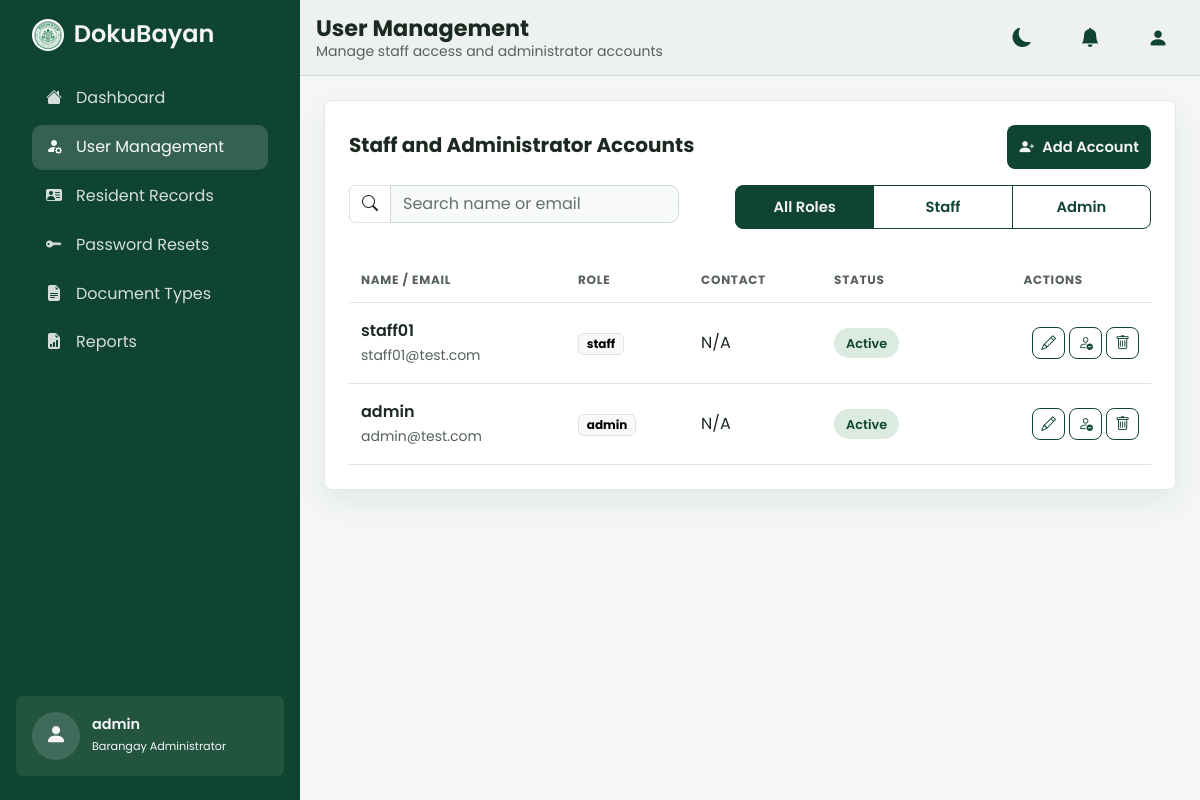
Page /admin/user-management.php (signed in) on the earlier database version.
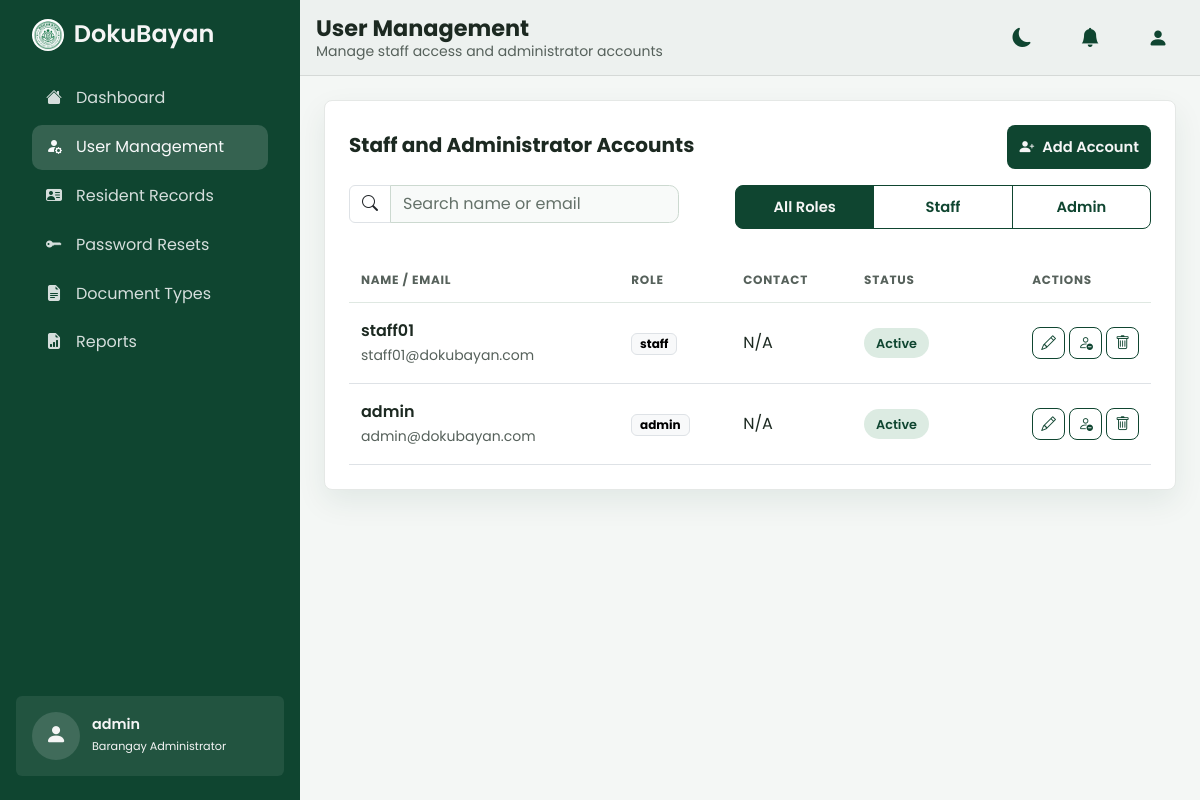
Same page on the later database version.
### tables this page shows
CREATE TABLE IF NOT EXISTS users (
    id INT AUTO_INCREMENT PRIMARY KEY,
    name VARCHAR(100) NOT NULL,
    email VARCHAR(190) NOT NULL UNIQUE,
    password_hash VARCHAR(255) NOT NULL,
    role ENUM('resident', 'staff', 'admin') NOT NULL DEFAULT 'resident',
    contact_number VARCHAR(20) NULL,
    is_active TINYINT(1) NOT NULL DEFAULT 1,
    security_question1 VARCHAR(20) NULL,
    security_answer1_hash VARCHAR(255) NULL,
    security_question2 VARCHAR(20) NULL,
    security_answer2_hash VARCHAR(255) NULL,
    created_at TIMESTAMP DEFAULT CURRENT_TIMESTAMP
);

### admin/user-management.php (the view, shortened to what this page needs)
<?php
require_once __DIR__ . '/../config/database.php';
$pageTitle = "User Management";
$pageDescription = "Manage staff access and administrator accounts";
$basePath = '..';
$accounts = $pdo->query("SELECT id, name, email, role, contact_number AS contact, IF(is_active, 'Active', 'Deactivated') AS status FROM users WHERE role IN ('staff', 'admin') ORDER BY created_at DESC, id DESC")->fetchAll();
?>
<?php include __DIR__ . '/../page-layout/header.php' ?>
    <main class="flex-grow-1 overflow-auto p-3 p-lg-4">
        <section class="panel-white p-4">
            <div class="d-flex flex-wrap justify-content-between align-items-center gap-3 mb-3">
                <h5 class="fw-bold mb-1">Staff and Administrator Accounts</h5>
                <button class="btn btn-brand d-flex align-items-center gap-2" type="button" data-bs-toggle="modal" data-bs-target="#accountModal"><i class="bi bi-person-plus-fill"></i>Add Account</button>
            </div>
            <div class="row g-2 mb-3">
                <div class="col-12 col-xl-5">
                    <div class="input-group">
                        <span class="input-group-text bg-white"><i class="bi bi-search"></i></span>
                        <input type="search" class="form-control" id="accountSearch" placeholder="Search name or email">
                    </div>
                </div>
                <div class="col-12 col-xl-7 d-flex justify-content-end">
                    <div class="btn-group segmented-control" id="accountRoleFilters" role="group" aria-label="Filter accounts by role">
                        <button type="button" class="btn btn-sm btn-outline-brand active" data-account-role="all" aria-pressed="true">All Roles</button>
                        <button type="button" class="btn btn-sm btn-outline-brand" data-account-role="staff" aria-pressed="false">Staff</button>
                        <button type="button" class="btn btn-sm btn-outline-brand" data-account-role="admin" aria-pressed="false">Admin</button>
                    </div>
                </div>
            </div>
            <div class="table-responsive">
                <table class="table table-brand align-middle mb-0">
                    <thead>
                        <tr>
                            <th>Name / Email</th>
                            <th>Role</th>
                            <th>Contact</th>
                            <th>Status</th>
                            <th class="text-center">Actions</th>
                        </tr>
                    </thead>
                    <tbody id="accountRows">
                        <?php foreach ($accounts as $account):
                            $search = strtolower(implode(' ', [$account['name'], $account['email']]));
                        ?>
                            <tr data-user-id="<?= (int) $account['id'] ?>" data-search="<?= htmlspecialchars($search) ?>" data-role="<?= strtolower($account['role']) ?>" data-status="<?= strtolower($account['status']) ?>"
                                data-name="<?= htmlspecialchars($account['name']) ?>" data-email="<?= htmlspecialchars($account['email']) ?>" data-contact="<?= htmlspecialchars($account['contact'] ?? '') ?>">
                                <td class="fw-semibold heading-green"><?= htmlspecialchars($account['name']) ?><br><small class="text-muted-soft fw-normal"><?= htmlspecialchars($account['email']) ?></small></td>
                                <td><span class="badge text-bg-light border"><?= htmlspecialchars($account['role']) ?></span></td>
                                <td class="text-muted-soft text-nowrap"><?= htmlspecialchars($account['contact'] ?? 'N/A') ?></td>
                                <td><span class="status-badge <?= $account['status'] === 'Active' ? 'status-claimed' : 'status-inactive' ?>"><?= htmlspecialchars($account['status']) ?></span></td>
                                <td class="text-end text-nowrap">
                                    <button type="button" class="btn btn-sm btn-outline-secondary action-icon" data-edit-account aria-label="Edit <?= htmlspecialchars($account['name']) ?>" title="Edit" data-bs-toggle="tooltip"><i class="bi bi-pencil"></i></button>
                                    <button type="button" class="btn btn-sm btn-outline-secondary action-icon" data-toggle-account aria-label="<?= $account['status'] === 'Active' ? 'Deactivate' : 'Reactivate' ?> <?= htmlspecialchars($account['name']) ?>" title="<?= $account['status'] === 'Active' ? 'Deactivate' : 'Reactivate' ?>" data-bs-toggle="tooltip"><i class="bi <?= $account['status'] === 'Active' ? 'bi-person-dash' : 'bi-person-check' ?>"></i></button>
                                    <button type="button" class="btn btn-sm btn-outline-secondary action-icon" data-delete-account aria-label="Delete <?= htmlspecialchars($account['name']) ?>" title="Delete" data-bs-toggle="tooltip"><i class="bi bi-trash"></i></button>
                                </td>
                            </tr>
                        <?php endforeach; ?>
                    </tbody>
                </table>
            </div>
        </section>
        <div class="toast-container position-fixed bottom-0 end-0 p-3">
        </div>
    </main>
<?php include __DIR__ . '/../page-layout/footer.php' ?>

### page-layout/header.php (shortened to what this page needs)
<?php
$basePath = $basePath ?? (function_exists('bdr_base_path') ? bdr_base_path() : '.');
?>
<!DOCTYPE html>
<html lang="en">
<head>
    <link rel="stylesheet" href="<?= htmlspecialchars($basePath) ?>/assets/css/bootstrap.min.css">
    <link rel="stylesheet" href="<?= htmlspecialchars($basePath) ?>/assets/css/bootstrap-icons/bootstrap-icons.css">
    <link rel="stylesheet" href="<?= htmlspecialchars($basePath) ?>/assets/css/styles.css?v=2">
</head>
<body>
    <div class="container-fluid p-0">
        <div class="d-flex g-0 app-shell overflow-hidden">
            <?php include __DIR__ . '/../includes/sidebar.php'; ?>
            <div class="app-content d-flex col-lg-9 flex-column flex-grow-1">
                <?php include __DIR__ . '/../includes/navbar.php'; ?>

### includes/sidebar.php (shortened to what this page needs)
<?php
$basePath = $basePath ?? (function_exists('bdr_base_path') ? bdr_base_path() : '.');
$role = $_SESSION['role'] ?? ($role ?? 'resident');
$name = $_SESSION['name'] ?? ($name ?? 'User');
$currentScript = basename($_SERVER['SCRIPT_NAME'] ?? '');
$navItems = [
    'resident' => [
        ['icon' => '<i class="bi bi-house-fill"></i>', 'label' => 'Dashboard', 'href' => $basePath . '/resident/dashboard.php'],
        ['icon' => '<i class="bi bi-file-earmark-plus-fill"></i>', 'label' => 'Request Document', 'href' => $basePath . '/resident/new-request.php'],
        ['icon' => '<i class="bi bi-clipboard2-check-fill"></i>',  'label' => 'My Requests', 'href' => $basePath . '/resident/my-requests.php'],
    ],
    'staff' => [
        ['icon' => '<i class="bi bi-house-fill"></i>','label' => 'Dashboard', 'href' => $basePath . '/staff/dashboard.php'],
        ['icon' => '<i class="bi bi-clipboard2-check-fill"></i>','label' => 'Process Requests', 'href' => $basePath . '/staff/process-requests.php'],
        ['icon' => '<i class="bi bi-collection-fill"></i>','label' => 'Release Management', 'href' => $basePath . '/staff/release-management.php'],
        ['icon' => '<i class="bi bi-bar-chart-fill"></i>','label' => 'Reports', 'href' => $basePath . '/staff/reports.php'],
    ],
    'admin' => [
        ['icon' => '<i class="bi bi-house-fill"></i>','label' => 'Dashboard', 'href' => $basePath . '/admin/dashboard.php'],
        ['icon' => '<i class="bi bi-person-fill-gear"></i>','label' => 'User Management', 'href' => $basePath . '/admin/user-management.php'],
        ['icon' => '<i class="bi bi-person-vcard-fill"></i>','label' => 'Resident Records', 'href' => $basePath . '/admin/resident-records.php'],
        ['icon' => '<i class="bi bi-key-fill"></i>','label' => 'Password Resets', 'href' => $basePath . '/admin/password-resets.php'],
        ['icon' => '<i class="bi bi-file-earmark-text-fill"></i>','label' => 'Document Types', 'href' => $basePath . '/admin/document-types.php'],
        ['icon' => '<i class="bi bi-file-earmark-bar-graph-fill"></i>','label' => 'Reports', 'href' => $basePath . '/admin/reports.php'],
    ],
];
$roleBadge = [
    'resident' => 'Resident',
    'staff' => 'Barangay Staff',
    'admin' => 'Barangay Administrator',
];
$isVerifiedResident = ($role === 'resident') && (($_SESSION['resident_status'] ?? null) === 'verified');
?>
<aside class="sidebar col-lg-3 d-none d-lg-flex app-shell overflow-hidden">
    <div class="sidebar-content p-3 d-flex flex-column h-100">
        <div class="sidebar-header">
            <a class="navbar-brand fw-semibold m-3" href="<?= htmlspecialchars($basePath) ?>/dashboard.php"><img src="<?= htmlspecialchars($basePath) ?>/assets/img/logo.png" alt="DokuBayan"> DokuBayan </a>
        </div>
        <nav class="sidebar-btn d-flex flex-column gap-1 px-3 pt-4" aria-label="Main navigation">
            <?php foreach ($navItems[$role] ?? [] as $item):
                $isActive = (basename($item['href']) === $currentScript);
            ?>
            <a class="nav-link <?= $isActive ? 'active' : '' ?> text-light" href="<?= htmlspecialchars($item['href']) ?>">
                <?= $item['icon'] ?>
                <span><?= htmlspecialchars($item['label']) ?></span>
            </a>
            <?php endforeach; ?>
        </nav>
        <div class="profile-card d-flex align-items-center p-3 rounded mt-auto flex-shrink-0">
            <?php if (!empty($profileImg)): ?>
                <img src="<?= htmlspecialchars($profileImg) ?>" alt="<?= htmlspecialchars($name) ?>" class="profile-avatar">
            <?php else: ?>
                <span class="profile-avatar" aria-hidden="true"><i class="bi bi-person-fill"></i></span>
            <?php endif; ?>
            <div class="profile-card-info">
                <p class="profile-card-name"><?= htmlspecialchars($name) ?></p>
                <?php if ($role === 'resident'): ?>
                    <span class="badge <?= $isVerifiedResident ? 'verified-badge' : 'unverified-badge' ?>">
                        <i class="bi <?= $isVerifiedResident ? 'bi-patch-check-fill' : 'bi-hourglass-split' ?>"></i>
                        <?= $isVerifiedResident ? 'Verified Resident' : 'Pending Verification' ?>
                    </span>
                    <?php if (!empty($_SESSION['resident_id'])): ?>
                        <small class="d-block text-muted mt-1"><?= htmlspecialchars(bdr_resident_code($_SESSION['resident_id']), ENT_QUOTES, 'UTF-8') ?></small>
                    <?php endif; ?>
                <?php else: ?>
                    <p class="profile-card-role"><?= htmlspecialchars($roleBadge[$role] ?? ucfirst($role)) ?></p>
                <?php endif; ?>
            </div>
        </div>
    </div>
</aside>

### includes/navbar.php (shortened to what this page needs)
<nav class="navbar navbar-expand-lg w-100">
    <div class="nav-heading ms-3">
        <h1 class="nav-header fw-bold my-0"><?= htmlspecialchars($pageTitle ?? 'Dashboard') ?></h1>
        <small class="text-secondary text-break d-none d-sm-block">
            <?= htmlspecialchars($pageDescription ?? '') ?>
        </small>
    </div>
    <div class="d-flex align-items-center gap-1 gap-sm-4 position-relative ms-auto">
        <button type="button" class="btn nav-item nav-link" id="themeToggle" aria-label="Toggle theme" title="Toggle theme"><i class="bi bi-moon-fill"></i></button>
        <div class="dropdown">
            <button class="btn nav-item nav-link" data-bs-toggle="dropdown" aria-label="Notifications">
                <i class="bi bi-bell-fill"></i>
            </button>
        </div>
        <div class="dropdown">
            <button class="btn nav-link dropdown-toggle nav-user-toggle p-0" type="button" id="dashboardUserMenu" data-bs-toggle="dropdown" aria-expanded="false" aria-label="User menu">
                <i class="bi bi-person-fill"></i>
            </button>
        </div>
    </div>
</nav>

### page-layout/footer.php (shortened to what this page needs)
            </div>
        </div>
    </div>
</body>
</html>

Differences in the rows shown:
changed users "staff01": email "staff01@test.com" → "staff01@dokubayan.com"
changed users "admin": email "admin@test.com" → "admin@dokubayan.com"
